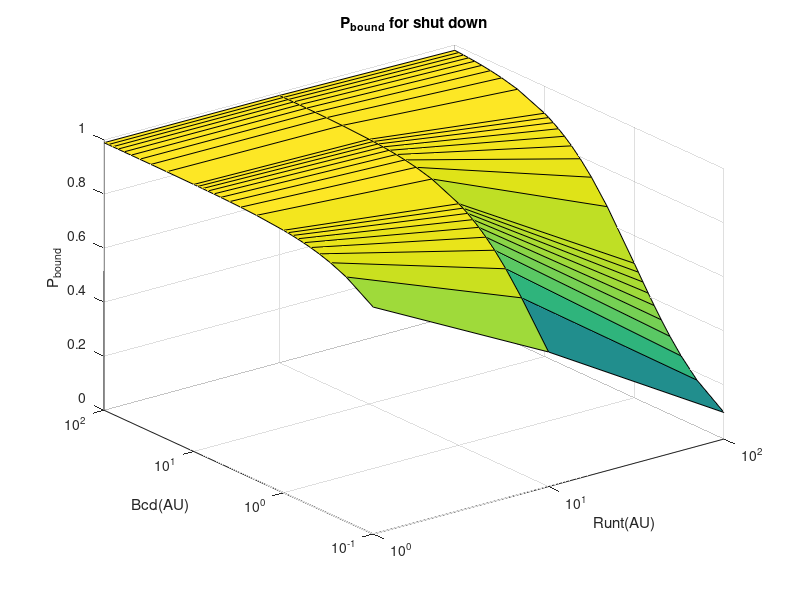

Source code (MATLAB): (Note: this script raises an error after producing the figure.)
%% Modeling for one activator and one repressor binding sites (1A1R)
% December, 2018
% Yang Joon Kim

%% Partition function

%% P_{bound} for the Competition 
A = [0:0.1:1, 2:1:10,20:10:100,200:100:1000];
%A = [0:1:10^3];
%A = [1 10 100 1000 10000];
%R = [1:10,20:10:100,200:100:1000];
R = [0.01 0.1 0.5 1 10 100 1000];

P = 1;
wAR = 0; % competition
wAP = 10;
wRP = 1;

PartitionFunction = nan(length(A),length(R));
RNAPBoundStates = nan(length(A),length(R));
P_bound = nan(length(A),length(R));

for i=1:length(A)
    for j=1:length(R)
        PartitionFunction(i,j) = 1 + A(i) + R(j) + A(i).*R(j)*wAR + P + A(i)*P*wAP + R(j)*P*wRP + A(i).*R(j)*P*wAR*wAP*wRP;
        RNAPBoundStates(i,j) = P + A(i)*P*wAP + R(j)*P*wRP + A(i).*R(j)*P*wAR*wAP*wRP;
    end
end
P_bound = RNAPBoundStates ./ PartitionFunction;

surf(R,A,P_bound)

title('P_{bound} for competitive repression')
xlabel('Runt(AU)')
ylabel('Bcd(AU)')
zlabel('P_{bound}')

%% Constraints (Overleaf eqn.12)
% There are some constraints about parameters, which is
% P*wAP >> R/K_R >> P
% Thus, I will start with set of parameters as below.

A = [0:0.1:1, 2:1:10,20:10:100];%,200:100:1000];
%A = [0:1:10^3];
%A = [1 10 100 1000 10000];
%R = [1:10,20:10:100,200:100:1000];
R = [1 10 100];

P = 1;
wAR = 0; % competition
wAP = 100;
wRP = 1;

PartitionFunction = nan(length(A),length(R));
RNAPBoundStates = nan(length(A),length(R));
P_bound = nan(length(A),length(R));
for i=1:length(A)
    for j=1:length(R)
        PartitionFunction(i,j) = 1 + A(i) + R(j) + A(i).*R(j)*wAR + P + A(i)*P*wAP + R(j)*P*wRP + A(i).*R(j)*P*wAR*wAP*wRP;
        RNAPBoundStates(i,j) = P + A(i)*P*wAP + R(j)*P*wRP + A(i).*R(j)*P*wAR*wAP*wRP;
    end
end
P_bound = RNAPBoundStates ./ PartitionFunction;

surf(R,A,P_bound)
set(gca, 'XScale', 'log');
set(gca, 'YScale', 'log');
title('P_{bound} for competitive repression')
xlabel('Runt(AU)')
ylabel('Bcd(AU)')
zlabel('P_{bound}')

%% Quenching

A = [0:0.1:1, 2:1:10,20:10:100];%,200:100:1000];
%A = [0:1:10^3];
%A = [1 10 100 1000 10000];
%R = [1:10,20:10:100,200:100:1000];
R = [1 10 100];

P = 1;
wAR = 1; 
wARPrime = exp(-5);
wAP = 100;
wRP = 1;

PartitionFunction = nan(length(A),length(R));
RNAPBoundStates = nan(length(A),length(R));
P_bound = nan(length(A),length(R));
for i=1:length(A)
    for j=1:length(R)
        PartitionFunction(i,j) = 1 + A(i) + R(j) + A(i).*R(j)*wAR + P + A(i)*P*wAP + R(j)*P*wRP + A(i).*R(j)*P*wAR*wAP*wRP*wARPrime;
        RNAPBoundStates(i,j) = P + A(i)*P*wAP + R(j)*P*wRP + A(i).*R(j)*P*wAR*wAP*wRP*wARPrime;
    end
end
P_bound = RNAPBoundStates ./ PartitionFunction;

surf(R,A,P_bound)
set(gca, 'XScale', 'log');
set(gca, 'YScale', 'log');
title('P_{bound} for quenching repression')
xlabel('Runt(AU)')
ylabel('Bcd(AU)')
zlabel('P_{bound}')

%% Direct repression

A = [0:0.1:1, 2:1:10,20:10:100];%,200:100:1000];
%A = [0:1:10^3];
%A = [1 10 100 1000 10000];
%R = [1:10,20:10:100,200:100:1000];
R = [1 10 100];

P = 1;
wAR = 1; 
%wARPrime = exp(-5);
wAP = 100;
wRP = 0;

PartitionFunction = nan(length(A),length(R));
RNAPBoundStates = nan(length(A),length(R));
P_bound = nan(length(A),length(R));
for i=1:length(A)
    for j=1:length(R)
        PartitionFunction(i,j) = 1 + A(i) + R(j) + A(i).*R(j)*wAR + P + A(i)*P*wAP + R(j)*P*wRP + A(i).*R(j)*P*wAR*wAP*wRP*wARPrime;
        RNAPBoundStates(i,j) = P + A(i)*P*wAP + R(j)*P*wRP + A(i).*R(j)*P*wAR*wAP*wRP;
    end
end
P_bound = RNAPBoundStates ./ PartitionFunction;

surf(R,A,P_bound)
set(gca, 'XScale', 'log');
set(gca, 'YScale', 'log');
title('P_{bound} for direct repression')
xlabel('Runt(AU)')
ylabel('Bcd(AU)')
zlabel('P_{bound}')

%% Shut down

A = [0:0.1:1, 2:1:10,20:10:100];%,200:100:1000];
%A = [0:1:10^3];
%A = [1 10 100 1000 10000];
%R = [1:10,20:10:100,200:100:1000];
R = [1 10 100];

P = 1;
wAR = 0; 
%wARPrime = exp(-5);
wAP = 100;
wRP = 0;

PartitionFunction = nan(length(A),length(R));
RNAPBoundStates = nan(length(A),length(R));
P_bound = nan(length(A),length(R));
for i=1:length(A)
    for j=1:length(R)
        PartitionFunction(i,j) = 1 + A(i) + R(j) + A(i).*R(j)*wAR + P + A(i)*P*wAP + R(j)*P*wRP + A(i).*R(j)*P*wAR*wAP*wRP;
        RNAPBoundStates(i,j) = P + A(i)*P*wAP + R(j)*P*wRP + A(i).*R(j)*P*wAR*wAP*wRP;
    end
end
P_bound = RNAPBoundStates ./ PartitionFunction;

surf(R,A,P_bound)
set(gca, 'XScale', 'log');
set(gca, 'YScale', 'log');
title('P_{bound} for shut down')
xlabel('Runt(AU)')
ylabel('Bcd(AU)')
zlabel('P_{bound}')

%% Let's constrain more, by fixing the repressor concentration.
A = [0:0.01:0.1,0.2:0.1:1, 2:1:10,20:10:100];%,200:100:1000];
%A = [0:1:10^3];
%A = [1 10 100 1000 10000];
%R = [1:10,20:10:100,200:100:1000];
R = 10;

% 1. Competition
P = 1;
wAR = 0; 
%wARPrime = exp(-5);
wAP = exp(5);
wRP = 1;

for i=1:length(A)
    PartitionFunction(i) = 1 + A(i) + R + A(i).*R*wAR + P + A(i)*P*wAP + R*P*wRP + A(i).*R*P*wAR*wAP*wRP;
    RNAPBoundStates(i) = P + A(i)*P*wAP + R*P*wRP + A(i).*R*P*wAR*wAP*wRP;
end
P_bound_competition = RNAPBoundStates ./ PartitionFunction;

% 2. Quenching
P = 1;
wAR = 1; 
wARPrime = exp(-5);
wAP = exp(5);
wRP = 1;

for i=1:length(A)
    PartitionFunction(i) = 1 + A(i) + R + A(i).*R*wAR + P + A(i)*P*wAP + R*P*wRP + A(i).*R*P*wAR*wAP*wRP*wARPrime;
    RNAPBoundStates(i) = P + A(i)*P*wAP + R*P*wRP + A(i).*R*P*wAR*wAP*wRP*wARPrime;
end
P_bound_quenching = RNAPBoundStates ./ PartitionFunction;

% 3. Direct repression
P = 1;
wAR = 1; 
%wARPrime = exp(-5);
wAP = exp(5);
wRP = 0;

for i=1:length(A)
    PartitionFunction(i) = 1 + A(i) + R + A(i).*R*wAR + P + A(i)*P*wAP + R*P*wRP + A(i).*R*P*wAR*wAP*wRP;
    RNAPBoundStates(i) = P + A(i)*P*wAP + R*P*wRP + A(i).*R*P*wAR*wAP*wRP;
end
P_bound_direct = RNAPBoundStates ./ PartitionFunction;

% 4. shut down 
P = 1;
wAR = 0; 
%wARPrime = exp(-5);
wAP = exp(5);
wRP = 0;

for i=1:length(A)
    PartitionFunction(i) = 1 + A(i) + R + A(i).*R*wAR + P + A(i)*P*wAP + R*P*wRP + A(i).*R*P*wAR*wAP*wRP;
    RNAPBoundStates(i) = P + A(i)*P*wAP + R*P*wRP + A(i).*R*P*wAR*wAP*wRP;
end
P_bound_shutdown = RNAPBoundStates ./ PartitionFunction;

% Plot
hold on
plot(A,P_bound_competition)
plot(A,P_bound_quenching)
plot(A,P_bound_direct)
plot(A,P_bound_shutdown)
set(gca, 'XScale', 'log');
title('P_{bound} for Activator concentrations')
xlabel('Activator (A/K_{A}) (AU)')
ylabel('P_{bound}')
legend('competition','quenching','direct','shutdown','Location','SouthEast')
standardizeFigure(gca,legend,[])

%% Let's constrain more, by fixing the activator concentration.
R = [0:0.01:0.1,0.2:0.1:1, 2:1:10,20:10:100];%,200:100:1000];
%A = [0:1:10^3];
%A = [1 10 100 1000 10000];
%R = [1:10,20:10:100,200:100:1000];
A = 1;

% 1. Competition
P = 1;
wAR = 0; 
%wARPrime = exp(-5);
wAP = exp(5);
wRP = 1;

for i=1:length(R)
    PartitionFunction(i) = 1 + A + R(i) + A.*R(i)*wAR + P + A*P*wAP + R(i)*P*wRP + A.*R(i)*P*wAR*wAP*wRP;
    RNAPBoundStates(i) = P + A*P*wAP + R(i)*P*wRP + A.*R(i)*P*wAR*wAP*wRP;
end
P_bound_competition = RNAPBoundStates ./ PartitionFunction;

% 2. Quenching
P = 1;
wAR = 1; 
wARPrime = exp(-5);
wAP = exp(5);
wRP = 1;

for i=1:length(R)
    PartitionFunction(i) = 1 + A + R(i) + A.*R(i)*wAR + P + A*P*wAP + R(i)*P*wRP + A*R(i)*P*wAR*wAP*wRP*wARPrime;
    RNAPBoundStates(i) = P + A*P*wAP + R(i)*P*wRP + A*R(i)*P*wAR*wAP*wRP*wARPrime;
end
P_bound_quenching = RNAPBoundStates ./ PartitionFunction;

% 3. Direct repression
P = 1;
wAR = 1; 
%wARPrime = exp(-5);
wAP = exp(5);
wRP = 0;

for i=1:length(R)
    PartitionFunction(i) = 1 + A + R(i) + A*R(i)*wAR + P + A*P*wAP + R(i)*P*wRP + A*R(i)*P*wAR*wAP*wRP;
    RNAPBoundStates(i) = P + A*P*wAP + R(i)*P*wRP + A*R(i)*P*wAR*wAP*wRP;
end
P_bound_direct = RNAPBoundStates ./ PartitionFunction;

% 4. shut down 
P = 1;
wAR = 0; 
%wARPrime = exp(-5);
wAP = exp(5);
wRP = 0;

for i=1:length(R)
    PartitionFunction(i) = 1 + A + R(i) + A*R(i)*wAR + P + A*P*wAP + R(i)*P*wRP + A*R(i)*P*wAR*wAP*wRP;
    RNAPBoundStates(i) = P + A*P*wAP + R(i)*P*wRP + A*R(i)*P*wAR*wAP*wRP;
end
P_bound_shutdown = RNAPBoundStates ./ PartitionFunction;

% Plot
hold on
plot(R,P_bound_competition)
plot(R,P_bound_quenching)
plot(R,P_bound_direct)
plot(R,P_bound_shutdown)
ylim([0 1])
set(gca, 'XScale', 'log');
title('P_{bound} for Repressor concentrations')
xlabel('Repressor (R/K_{R}) (AU)')
ylabel('P_{bound}')
legend('competition','quenching','direct','shutdown','Location','SouthWest')
standardizeFigure(gca,legend,[])